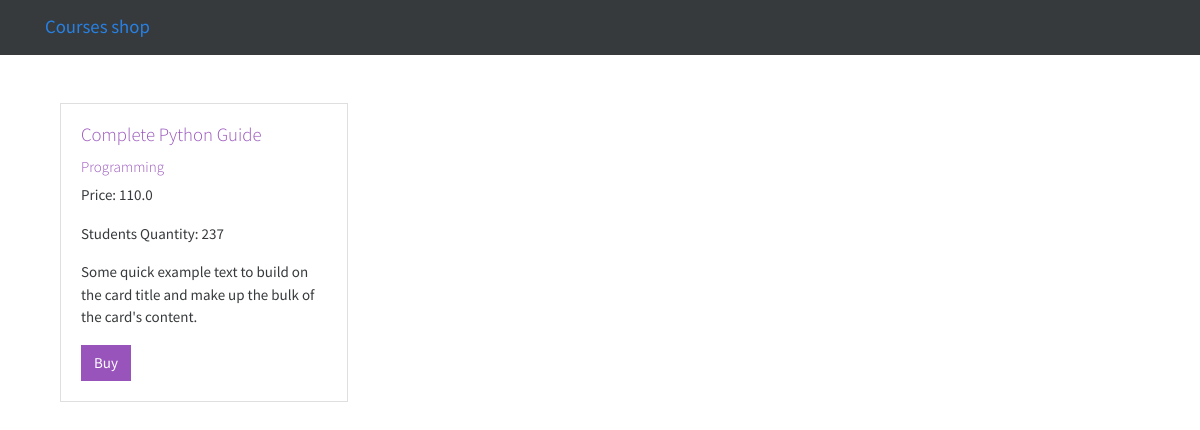
/shop/1, run on the app's committed database.
### shop/models.py (models this page shows, shortened)
class Course(models.Model):
    title = models.CharField(max_length=300)
    price = models.FloatField()
    students_qty = models.IntegerField()
    reviews_qty = models.IntegerField()
    category = models.ForeignKey(Category, on_delete=models.CASCADE)
    created_at = models.DateTimeField(default=timezone.now)

class Category(models.Model):
    title = models.CharField(max_length=255)
    created_at = models.DateTimeField(default=timezone.now)
    def __str__(self) -> str:
        return self.title

### shop/views.py (the view)
# urls.py: path('<int:course_id>', views.single_course, name='single_course')
def single_course(request, course_id):
        course = get_object_or_404(Course, pk=course_id)
        return render(request, 'single_course.html', {'course': course})

### shop/templates/single_course.html (shortened to what this page needs)
{% extends "base.html" %}
{% block content %}
    <div class="container">
        <div class="card mt-5" style="width: 18rem;">
            <div class="card-body">
                <h5 class="card-title text-info">{{ course.title }}</h5>
                <h6 class="text-info">{{ course.category }}</h6>
                <p>Price: {{ course.price }}</p>
                <p>Students Quantity: {{ course.students_qty }}</p>
                <p class="card-text">Some quick example text to build on the card title and make up the bulk of the card's content.</p>
                <a href="#" class="btn btn-info">Buy</a>
            </div>
        </div>
    </div>
{% endblock %}

### data on the page
Course: title "Complete Python Guide", category "Programming", price "110.0", students_qty "237"
